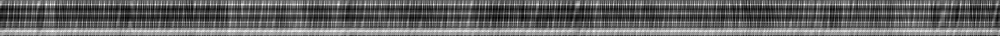
%> input picture Cleanup/kymographs/unprocessedkym.tif, 1000 x 36 px, shrunk from 2000 x 72 before the run
$ octave rotkymthr.m   (GNU Octave 9; MATLAB toolbox functions it lacks are replaced by stand-ins)
%> lines starting %> are read from the running program, lines starting %| are printed output that depends on the picture
%% ROTary KYMograph THResholder

I = imread('unprocessedkym.tif');
%> I is the input picture: size 36x1000 single; min 23.56, max 82.53, mean 46.5
T = zeros(size(I));
F = zeros(size(I));

m = mean(I,2);
%> m = 36 values, max 70.94 at index 32, min 32.48 at index 18, mean 46.5
med  = median(I,2);
%> med = 36 values, max 71.12 at index 32, min 31.59 at index 18, mean 45.9
d = sqrt(var(I,0,2));
%> d = 36 values, max 7.51 at index 4, min 2.49 at index 28, mean 4.9

for rr = 1:size(I,1)
    T(rr,:) = I(rr,:) > (m(rr)+2*d(rr));

    % filter subtract mean of each row from the row
    F(rr,:) = I(rr,:) - m(rr);
end
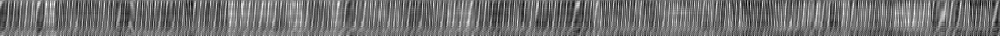
%> F: size 36x1000 double; min -16.3, max 20.55, mean 0; drawn with min black and max white
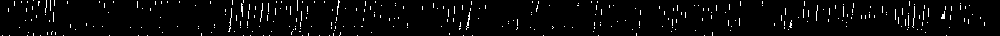
%> T: size 36x1000 double; values 0 (black) and 1 (white), 3.1% white in thin lines or dots

% go through each gaussian blurred column of filtered kymograph and return max pixel index
thetas = zeros(1,size(I,2));
for cc = 1:size(F,2)
    [x,ind] = max(smooth(F(:,cc),6));
    thetas(cc) = ind*360/72;
end
%> this loop made 1000 passes
%> (x, ind) on passes 1 to 3: (11.04, 4), (9.39, 36), (10.52, 36)
%> after the loop, thetas = 1000 values, max 180 at index 2, min 5 at index 4, mean 101.2
thetas = thetas*pi/180;
%> thetas = 1000 values, max 3.14 at index 2, min 0.0873 at index 4, mean 1.77

%%
% [6 lines of commented-out code are left out]

%% plots
subplot(311)
u =smooth(unwrap(thetas(1:300)),10)*180/pi;
%> u = 300 values, max 146.1 at index 27, min 20 at index 1, mean 101.2
plot(u);
xlabel('frame')
title('unwrapped angle (degrees)')
subplot(312)
plot(diff(u));
title('angular velocity (degrees/sec)')
xlabel('frame');

T = diff(u)>0;
%> T = 299 logical values, 146 true
subplot(313)
% 100 ms median filter, since tumbles are 100-300ms
plot(medfilt1(double(T),8))
title('direction (100 msec median filtered)')
xlabel('frame')
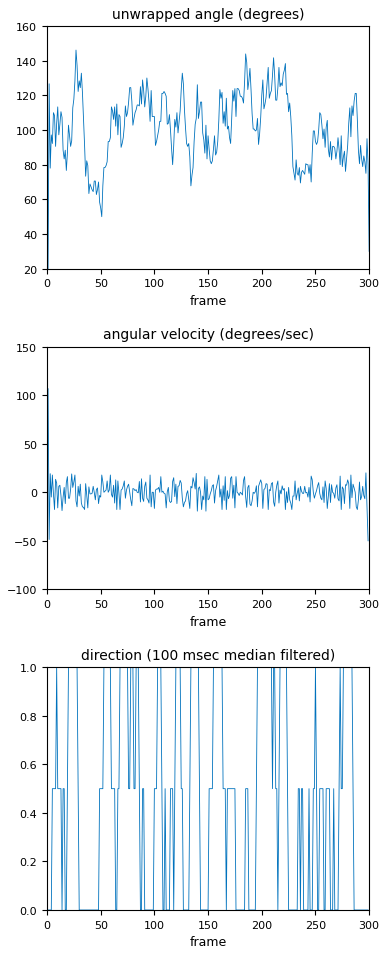
%> figure redrawn from the program's plot data, 3 panels; panel 1: curve peaks at x = 27, y = 146.1; panel 2: curve peaks at x = 1, y = 106.7; panel 3: curve peaks at x = 9, y = 1

figure(2)
subplot(211)
imagesc(I(:,1:300))
title('raw kymograph')
colormap gray
subplot(212)
imagesc(F(:,1:300))
title('filtered kymograph')
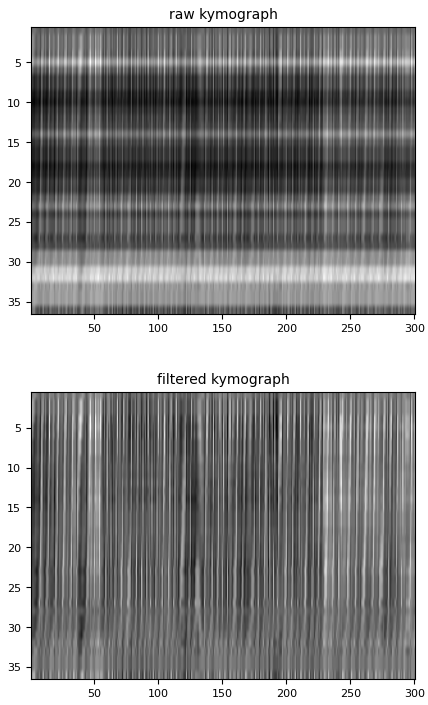
%> figure redrawn from the program's plot data, 2 panels
